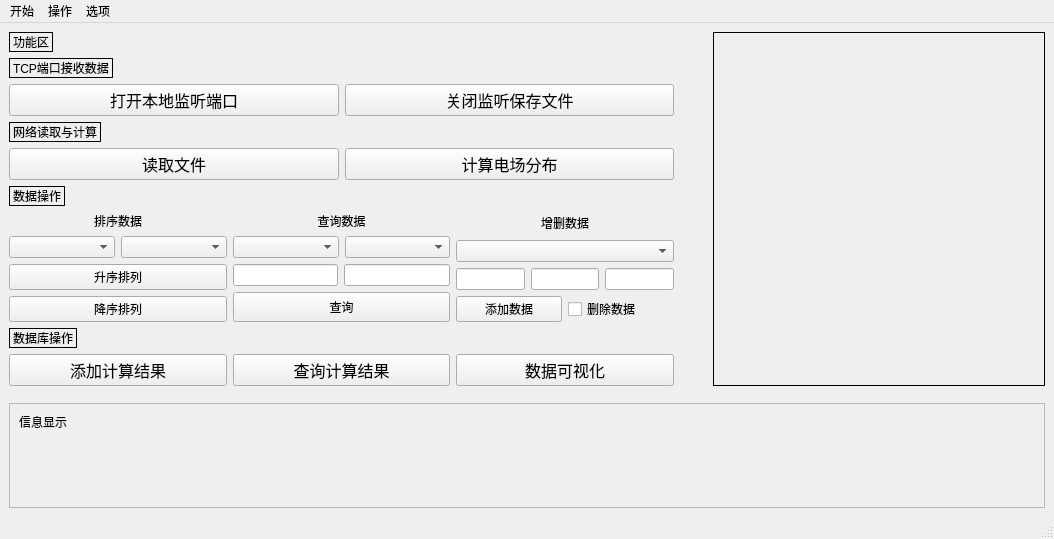
<?xml version="1.0" encoding="UTF-8"?>
<ui version="4.0">
 <class>ui::MainWindow</class>
 <widget class="QMainWindow" name="ui::MainWindow">
  <property name="geometry">
   <rect>
    <x>0</x>
    <y>0</y>
    <width>1054</width>
    <height>539</height>
   </rect>
  </property>
  <property name="sizePolicy">
   <sizepolicy hsizetype="Fixed" vsizetype="Fixed">
    <horstretch>0</horstretch>
    <verstretch>0</verstretch>
   </sizepolicy>
  </property>
  <property name="windowTitle">
   <string>COMSOL Mini</string>
  </property>
  <property name="windowIcon">
   <iconset theme="weather-fog" resource="../cmake-build-debug/resource.qrc">
    <normaloff>:/icon/qss/3.png</normaloff>:/icon/qss/3.png</iconset>
  </property>
  <widget class="QWidget" name="centralwidget">
   <layout class="QGridLayout" name="gridLayout_3">
    <item row="0" column="0">
     <layout class="QGridLayout" name="gridLayout_2">
      <item row="0" column="0">
       <layout class="QVBoxLayout" name="verticalLayout" stretch="20,2,20,0">
        <item>
         <layout class="QHBoxLayout" name="horizontalLayout" stretch="20,1,10">
          <item>
           <layout class="QVBoxLayout" name="verticalLayout_2">
            <item>
             <widget class="QLabel" name="label_3">
              <property name="sizePolicy">
               <sizepolicy hsizetype="Maximum" vsizetype="Preferred">
                <horstretch>0</horstretch>
                <verstretch>0</verstretch>
               </sizepolicy>
              </property>
              <property name="frameShape">
               <enum>QFrame::Box</enum>
              </property>
              <property name="text">
               <string>功能区</string>
              </property>
             </widget>
            </item>
            <item>
             <widget class="QLabel" name="label_6">
              <property name="sizePolicy">
               <sizepolicy hsizetype="Maximum" vsizetype="Preferred">
                <horstretch>0</horstretch>
                <verstretch>0</verstretch>
               </sizepolicy>
              </property>
              <property name="frameShape">
               <enum>QFrame::Box</enum>
              </property>
              <property name="text">
               <string>TCP端口接收数据</string>
              </property>
             </widget>
            </item>
            <item>
             <layout class="QHBoxLayout" name="horizontalLayout_2">
              <item>
               <widget class="QPushButton" name="Button1">
                <property name="sizePolicy">
                 <sizepolicy hsizetype="MinimumExpanding" vsizetype="MinimumExpanding">
                  <horstretch>0</horstretch>
                  <verstretch>0</verstretch>
                 </sizepolicy>
                </property>
                <property name="font">
                 <font>
                  <pointsize>12</pointsize>
                 </font>
                </property>
                <property name="text">
                 <string>打开本地监听端口</string>
                </property>
               </widget>
              </item>
              <item>
               <widget class="QPushButton" name="Button2">
                <property name="sizePolicy">
                 <sizepolicy hsizetype="MinimumExpanding" vsizetype="MinimumExpanding">
                  <horstretch>0</horstretch>
                  <verstretch>0</verstretch>
                 </sizepolicy>
                </property>
                <property name="font">
                 <font>
                  <pointsize>12</pointsize>
                 </font>
                </property>
                <property name="text">
                 <string>关闭监听保存文件</string>
                </property>
               </widget>
              </item>
             </layout>
            </item>
            <item>
             <widget class="QLabel" name="label_4">
              <property name="sizePolicy">
               <sizepolicy hsizetype="Maximum" vsizetype="Preferred">
                <horstretch>0</horstretch>
                <verstretch>0</verstretch>
               </sizepolicy>
              </property>
              <property name="frameShape">
               <enum>QFrame::Box</enum>
              </property>
              <property name="text">
               <string>网络读取与计算</string>
              </property>
             </widget>
            </item>
            <item>
             <layout class="QHBoxLayout" name="horizontalLayout_3">
              <item>
               <widget class="QPushButton" name="Button3">
                <property name="sizePolicy">
                 <sizepolicy hsizetype="MinimumExpanding" vsizetype="MinimumExpanding">
                  <horstretch>0</horstretch>
                  <verstretch>0</verstretch>
                 </sizepolicy>
                </property>
                <property name="font">
                 <font>
                  <pointsize>12</pointsize>
                 </font>
                </property>
                <property name="text">
                 <string>读取文件</string>
                </property>
               </widget>
              </item>
              <item>
               <widget class="QPushButton" name="Button4">
                <property name="sizePolicy">
                 <sizepolicy hsizetype="MinimumExpanding" vsizetype="MinimumExpanding">
                  <horstretch>0</horstretch>
                  <verstretch>0</verstretch>
                 </sizepolicy>
                </property>
                <property name="font">
                 <font>
                  <pointsize>12</pointsize>
                 </font>
                </property>
                <property name="text">
                 <string>计算电场分布</string>
                </property>
               </widget>
              </item>
             </layout>
            </item>
            <item>
             <widget class="QLabel" name="label_7">
              <property name="sizePolicy">
               <sizepolicy hsizetype="Maximum" vsizetype="Maximum">
                <horstretch>0</horstretch>
                <verstretch>0</verstretch>
               </sizepolicy>
              </property>
              <property name="frameShape">
               <enum>QFrame::Box</enum>
              </property>
              <property name="text">
               <string>数据操作</string>
              </property>
             </widget>
            </item>
            <item>
             <layout class="QHBoxLayout" name="horizontalLayout_7" stretch="1,1,1">
              <item>
               <layout class="QGridLayout" name="gridLayout_5">
                <item row="0" column="0">
                 <widget class="QLabel" name="label_8">
                  <property name="text">
                   <string>排序数据</string>
                  </property>
                  <property name="alignment">
                   <set>Qt::AlignCenter</set>
                  </property>
                 </widget>
                </item>
                <item row="2" column="0">
                 <widget class="QPushButton" name="ascBtn">
                  <property name="text">
                   <string>升序排列</string>
                  </property>
                 </widget>
                </item>
                <item row="3" column="0">
                 <widget class="QPushButton" name="descBtn">
                  <property name="text">
                   <string>降序排列</string>
                  </property>
                 </widget>
                </item>
                <item row="1" column="0">
                 <layout class="QHBoxLayout" name="horizontalLayout_8">
                  <item>
                   <widget class="QComboBox" name="comboBox"/>
                  </item>
                  <item>
                   <widget class="QComboBox" name="comboBox_1"/>
                  </item>
                 </layout>
                </item>
               </layout>
              </item>
              <item>
               <layout class="QGridLayout" name="gridLayout">
                <item row="3" column="0">
                 <widget class="QPushButton" name="qurryBtn">
                  <property name="sizePolicy">
                   <sizepolicy hsizetype="MinimumExpanding" vsizetype="MinimumExpanding">
                    <horstretch>0</horstretch>
                    <verstretch>0</verstretch>
                   </sizepolicy>
                  </property>
                  <property name="text">
                   <string>查询</string>
                  </property>
                 </widget>
                </item>
                <item row="0" column="0">
                 <widget class="QLabel" name="label_10">
                  <property name="text">
                   <string>查询数据</string>
                  </property>
                  <property name="alignment">
                   <set>Qt::AlignCenter</set>
                  </property>
                 </widget>
                </item>
                <item row="2" column="0">
                 <layout class="QHBoxLayout" name="horizontalLayout_10">
                  <item>
                   <widget class="QLineEdit" name="qurryLine_1"/>
                  </item>
                  <item>
                   <widget class="QLineEdit" name="qurryLine_2"/>
                  </item>
                 </layout>
                </item>
                <item row="1" column="0">
                 <layout class="QHBoxLayout" name="horizontalLayout_12">
                  <item>
                   <widget class="QComboBox" name="comboBox_2"/>
                  </item>
                  <item>
                   <widget class="QComboBox" name="comboBox_4"/>
                  </item>
                 </layout>
                </item>
               </layout>
              </item>
              <item>
               <layout class="QGridLayout" name="gridLayout_4">
                <item row="0" column="0">
                 <widget class="QLabel" name="label_9">
                  <property name="text">
                   <string>增删数据</string>
                  </property>
                  <property name="alignment">
                   <set>Qt::AlignCenter</set>
                  </property>
                 </widget>
                </item>
                <item row="1" column="0">
                 <widget class="QComboBox" name="comboBox_3"/>
                </item>
                <item row="2" column="0">
                 <layout class="QHBoxLayout" name="horizontalLayout_9">
                  <item>
                   <widget class="QLineEdit" name="qurryLine_3">
                    <property name="sizePolicy">
                     <sizepolicy hsizetype="Maximum" vsizetype="Fixed">
                      <horstretch>0</horstretch>
                      <verstretch>0</verstretch>
                     </sizepolicy>
                    </property>
                   </widget>
                  </item>
                  <item>
                   <widget class="QLineEdit" name="qurryLine_4"/>
                  </item>
                  <item>
                   <widget class="QLineEdit" name="qurryLine_5"/>
                  </item>
                 </layout>
                </item>
                <item row="3" column="0">
                 <layout class="QHBoxLayout" name="horizontalLayout_11">
                  <item>
                   <widget class="QPushButton" name="delBtn">
                    <property name="text">
                     <string>添加数据</string>
                    </property>
                   </widget>
                  </item>
                  <item>
                   <widget class="QCheckBox" name="checkBox_del">
                    <property name="text">
                     <string>删除数据</string>
                    </property>
                   </widget>
                  </item>
                 </layout>
                </item>
               </layout>
              </item>
             </layout>
            </item>
            <item>
             <widget class="QLabel" name="label_5">
              <property name="sizePolicy">
               <sizepolicy hsizetype="Maximum" vsizetype="Preferred">
                <horstretch>0</horstretch>
                <verstretch>0</verstretch>
               </sizepolicy>
              </property>
              <property name="frameShape">
               <enum>QFrame::Box</enum>
              </property>
              <property name="text">
               <string>数据库操作</string>
              </property>
             </widget>
            </item>
            <item>
             <layout class="QHBoxLayout" name="horizontalLayout_4">
              <item>
               <widget class="QPushButton" name="Button5">
                <property name="sizePolicy">
                 <sizepolicy hsizetype="MinimumExpanding" vsizetype="MinimumExpanding">
                  <horstretch>0</horstretch>
                  <verstretch>0</verstretch>
                 </sizepolicy>
                </property>
                <property name="font">
                 <font>
                  <pointsize>12</pointsize>
                 </font>
                </property>
                <property name="text">
                 <string>添加计算结果</string>
                </property>
               </widget>
              </item>
              <item>
               <widget class="QPushButton" name="Button6">
                <property name="sizePolicy">
                 <sizepolicy hsizetype="MinimumExpanding" vsizetype="MinimumExpanding">
                  <horstretch>0</horstretch>
                  <verstretch>0</verstretch>
                 </sizepolicy>
                </property>
                <property name="font">
                 <font>
                  <pointsize>12</pointsize>
                  <hintingpreference>PreferDefaultHinting</hintingpreference>
                 </font>
                </property>
                <property name="cursor">
                 <cursorShape>ArrowCursor</cursorShape>
                </property>
                <property name="text">
                 <string>查询计算结果</string>
                </property>
               </widget>
              </item>
              <item>
               <widget class="QPushButton" name="pictureShowBtn">
                <property name="sizePolicy">
                 <sizepolicy hsizetype="MinimumExpanding" vsizetype="MinimumExpanding">
                  <horstretch>0</horstretch>
                  <verstretch>0</verstretch>
                 </sizepolicy>
                </property>
                <property name="font">
                 <font>
                  <pointsize>12</pointsize>
                 </font>
                </property>
                <property name="text">
                 <string>数据可视化</string>
                </property>
               </widget>
              </item>
             </layout>
            </item>
           </layout>
          </item>
          <item>
           <spacer name="horizontalSpacer">
            <property name="orientation">
             <enum>Qt::Horizontal</enum>
            </property>
            <property name="sizeType">
             <enum>QSizePolicy::Preferred</enum>
            </property>
            <property name="sizeHint" stdset="0">
             <size>
              <width>40</width>
              <height>20</height>
             </size>
            </property>
           </spacer>
          </item>
          <item>
           <widget class="QLabel" name="label_2">
            <property name="sizePolicy">
             <sizepolicy hsizetype="MinimumExpanding" vsizetype="Minimum">
              <horstretch>0</horstretch>
              <verstretch>0</verstretch>
             </sizepolicy>
            </property>
            <property name="frameShape">
             <enum>QFrame::Box</enum>
            </property>
            <property name="text">
             <string/>
            </property>
           </widget>
          </item>
         </layout>
        </item>
        <item>
         <spacer name="verticalSpacer">
          <property name="orientation">
           <enum>Qt::Vertical</enum>
          </property>
          <property name="sizeType">
           <enum>QSizePolicy::Preferred</enum>
          </property>
          <property name="sizeHint" stdset="0">
           <size>
            <width>20</width>
            <height>40</height>
           </size>
          </property>
         </spacer>
        </item>
        <item>
         <widget class="QScrollArea" name="scrollArea">
          <property name="sizePolicy">
           <sizepolicy hsizetype="Preferred" vsizetype="Preferred">
            <horstretch>0</horstretch>
            <verstretch>0</verstretch>
           </sizepolicy>
          </property>
          <property name="widgetResizable">
           <bool>true</bool>
          </property>
          <widget class="QWidget" name="scrollAreaWidgetContents">
           <property name="geometry">
            <rect>
             <x>0</x>
             <y>0</y>
             <width>1030</width>
             <height>99</height>
            </rect>
           </property>
           <layout class="QHBoxLayout" name="horizontalLayout_6">
            <item>
             <widget class="QLabel" name="label">
              <property name="frameShape">
               <enum>QFrame::NoFrame</enum>
              </property>
              <property name="text">
               <string>信息显示</string>
              </property>
              <property name="alignment">
               <set>Qt::AlignLeading|Qt::AlignLeft|Qt::AlignTop</set>
              </property>
             </widget>
            </item>
           </layout>
          </widget>
         </widget>
        </item>
        <item>
         <layout class="QHBoxLayout" name="horizontalLayout_5"/>
        </item>
       </layout>
      </item>
     </layout>
    </item>
   </layout>
  </widget>
  <widget class="QMenuBar" name="menubar">
   <property name="geometry">
    <rect>
     <x>0</x>
     <y>0</y>
     <width>1054</width>
     <height>22</height>
    </rect>
   </property>
   <widget class="QMenu" name="menu">
    <property name="title">
     <string>开始</string>
    </property>
    <addaction name="actionguanyu"/>
   </widget>
   <widget class="QMenu" name="menu_2">
    <property name="title">
     <string>操作</string>
    </property>
    <addaction name="actionloadFile"/>
    <addaction name="actiondataPicture"/>
   </widget>
   <widget class="QMenu" name="menu_3">
    <property name="sizePolicy">
     <sizepolicy hsizetype="Preferred" vsizetype="Preferred">
      <horstretch>0</horstretch>
      <verstretch>0</verstretch>
     </sizepolicy>
    </property>
    <property name="title">
     <string>选项</string>
    </property>
    <widget class="QMenu" name="menu_4">
     <property name="title">
      <string>主题</string>
     </property>
     <addaction name="actionAMOLED"/>
     <addaction name="actionConsoleStyle"/>
     <addaction name="actionManjaroMix"/>
     <addaction name="actionMatrialDark"/>
     <addaction name="actiondefault"/>
    </widget>
    <widget class="QMenu" name="menu_5">
     <property name="geometry">
      <rect>
       <x>321</x>
       <y>173</y>
       <width>117</width>
       <height>111</height>
      </rect>
     </property>
     <property name="title">
      <string>可视化</string>
     </property>
     <widget class="QMenu" name="menu_6">
      <property name="sizePolicy">
       <sizepolicy hsizetype="Expanding" vsizetype="Preferred">
        <horstretch>0</horstretch>
        <verstretch>0</verstretch>
       </sizepolicy>
      </property>
      <property name="title">
       <string>散点</string>
      </property>
      <addaction name="actionpoint_2"/>
      <addaction name="actionpointColor"/>
     </widget>
     <widget class="QMenu" name="menu_7">
      <property name="title">
       <string>三角形</string>
      </property>
      <addaction name="actiontriangle_2"/>
      <addaction name="actiontriangleColor_2"/>
     </widget>
     <widget class="QMenu" name="menu_8">
      <property name="title">
       <string>边线</string>
      </property>
      <addaction name="actionHV"/>
      <addaction name="actionGND"/>
     </widget>
     <addaction name="menu_6"/>
     <addaction name="menu_7"/>
     <addaction name="menu_8"/>
    </widget>
    <addaction name="menu_4"/>
    <addaction name="menu_5"/>
   </widget>
   <addaction name="menu"/>
   <addaction name="menu_2"/>
   <addaction name="menu_3"/>
  </widget>
  <widget class="QStatusBar" name="statusbar"/>
  <action name="actionguanyu">
   <property name="text">
    <string>关于</string>
   </property>
  </action>
  <action name="actionopenTcp">
   <property name="text">
    <string>打开本地监听端口</string>
   </property>
  </action>
  <action name="actioncloseTcp">
   <property name="text">
    <string>关闭监听保存文件</string>
   </property>
  </action>
  <action name="actionfile">
   <property name="text">
    <string>读取文件</string>
   </property>
  </action>
  <action name="actionloadFile">
   <property name="text">
    <string>读取文件</string>
   </property>
  </action>
  <action name="actiondataPicture">
   <property name="text">
    <string>数据可视化</string>
   </property>
  </action>
  <action name="actionAMOLED">
   <property name="text">
    <string>AMOLED</string>
   </property>
  </action>
  <action name="actionConsoleStyle">
   <property name="text">
    <string>ConsoleStyle</string>
   </property>
  </action>
  <action name="actionManjaroMix">
   <property name="text">
    <string>ManjaroMix</string>
   </property>
  </action>
  <action name="actionMatrialDark">
   <property name="text">
    <string>MatrialDark</string>
   </property>
  </action>
  <action name="actionpoint_2">
   <property name="checkable">
    <bool>true</bool>
   </property>
   <property name="text">
    <string>绘制散点</string>
   </property>
  </action>
  <action name="actiontriangleColor">
   <property name="text">
    <string>三角形上色</string>
   </property>
  </action>
  <action name="actiontriangle_2">
   <property name="checkable">
    <bool>true</bool>
   </property>
   <property name="text">
    <string>绘制三角形</string>
   </property>
   <property name="iconText">
    <string>三角形上色</string>
   </property>
  </action>
  <action name="actiontriangleColor_2">
   <property name="checkable">
    <bool>true</bool>
   </property>
   <property name="text">
    <string>三角形上色</string>
   </property>
  </action>
  <action name="actionpointColor">
   <property name="checkable">
    <bool>true</bool>
   </property>
   <property name="text">
    <string>散点上色</string>
   </property>
  </action>
  <action name="actiondefault">
   <property name="text">
    <string>default</string>
   </property>
  </action>
  <action name="actionHV">
   <property name="checkable">
    <bool>true</bool>
   </property>
   <property name="text">
    <string>绘制高压边界</string>
   </property>
  </action>
  <action name="actionGND">
   <property name="checkable">
    <bool>true</bool>
   </property>
   <property name="text">
    <string>绘制低压边界</string>
   </property>
  </action>
 </widget>
 <resources>
  <include location="../cmake-build-debug/resource.qrc"/>
 </resources>
 <connections/>
</ui>
